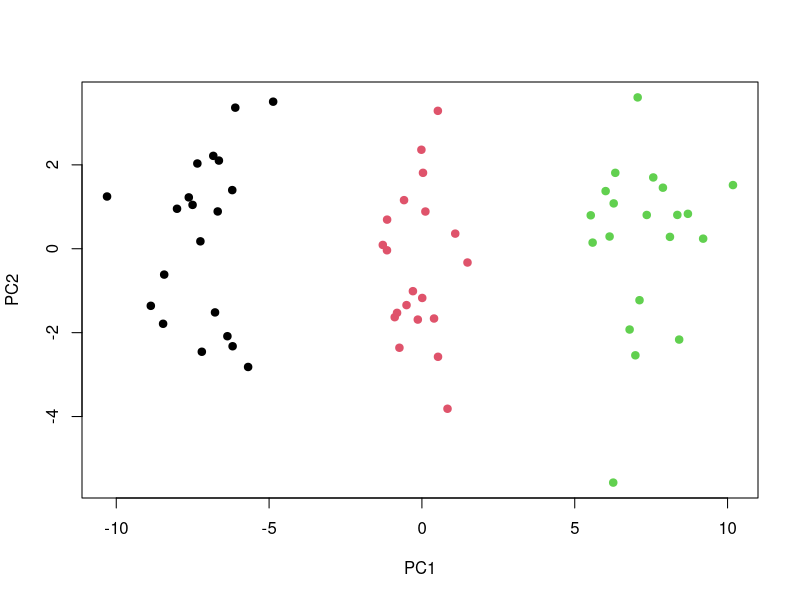

Source code (R):
set.seed(1) 
class1 = matrix(rnorm(20*50, mean = 0), ncol = 50)
class2 = matrix(rnorm(20*50, mean = 1), ncol = 50)
class3 = matrix(rnorm(20*50, mean = 2), ncol = 50)
data = rbind(class1, class2, class3)
dim(data)

pca = prcomp(data)
plot(pca$x[,1:2], col = rep(1:3, each = 20), pch = 19, xlab = "PC1", ylab = "PC2")

#k-means k = 3
km = kmeans(data, centers = 3, nstart = 20)
table(km$cluster, rep(1:3, each = 20))


#k-means k = 2
km2 = kmeans(data, centers = 2, nstart = 20)
table(km2$cluster, rep(1:3, each = 20))


#k-means k = 4
km3 = kmeans(data, centers = 4, nstart = 20)
table(km3$cluster, rep(1:3, each = 20))

#pca
km.pca = kmeans(pca$x[,1:2], centers = 3, nstart = 20)
table(km.pca$cluster, rep(1:3, each = 20))

#scaling
scaled.data = scale(data)
km.scaled = kmeans(scaled.data, centers = 3, nstart = 20)
table(km.scaled$cluster, rep(1:3, each = 20))

